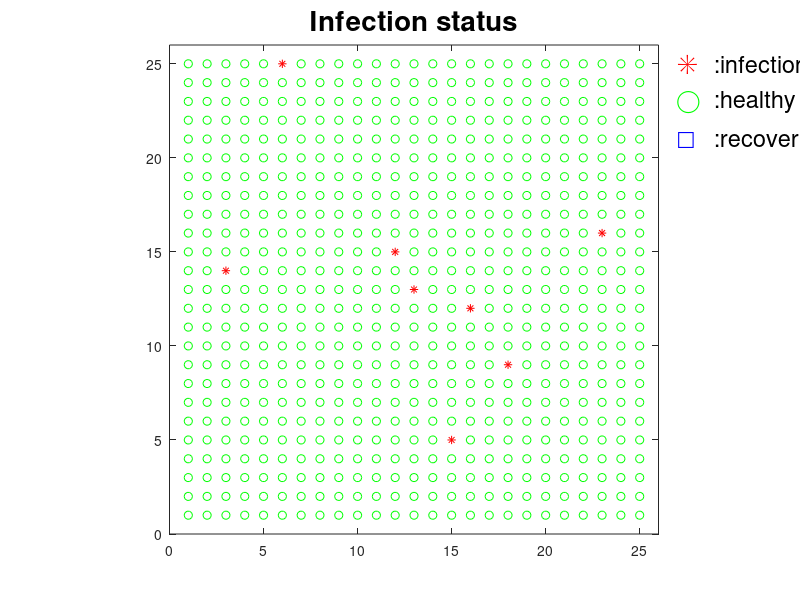
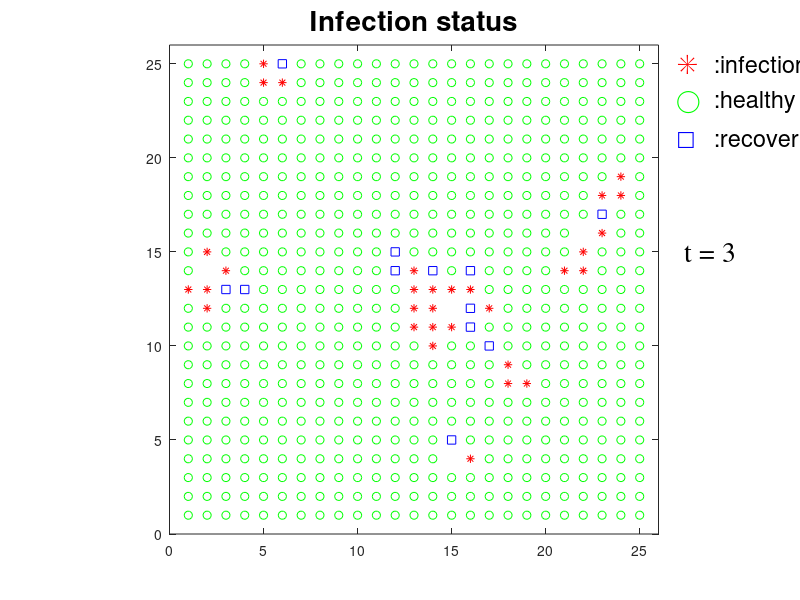
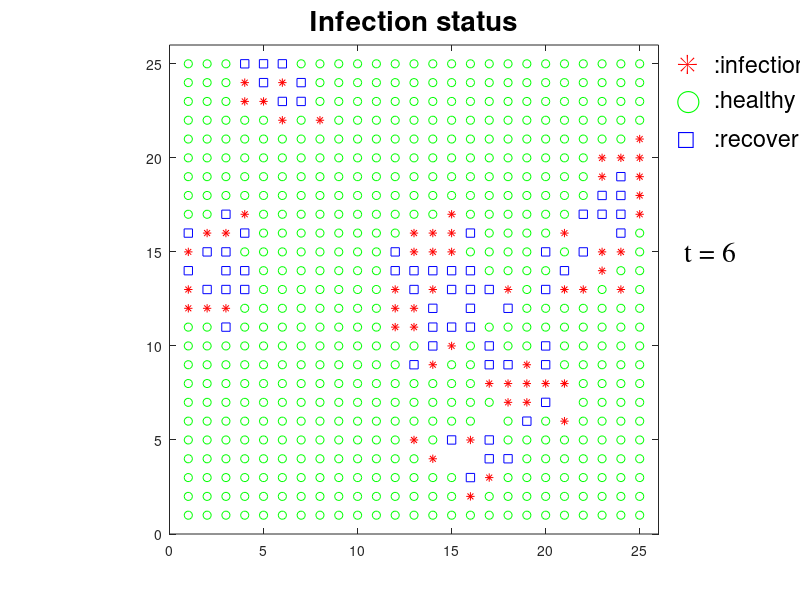
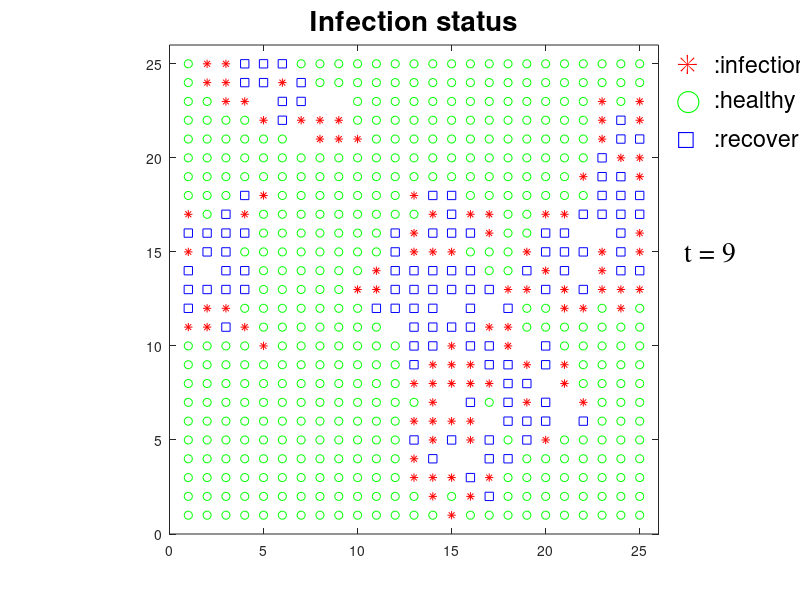

The MATLAB source for these figures, in order: (Note: a time limit stopped this script after it produced the figures.)
clear all;
close all;

%----------------------------------------------------------------
% 各種パラメータ及び初期設定
%----------------------------------------------------------------
nx = 25;
ny = 25;
range = 1;
N = nx * ny;

I = 0.2;        %感染率
R = 0.385;      %治癒率
D = 0.05; %死亡率
F = 8;         %初期感染者数
nt_max = 60;
nt_interval = nt_max / 20;

infP = zeros(nx, ny);
infT = zeros(nx, ny);
infR = zeros(2 * range + 1, 2 * range + 1)
imm = zeros(nx, ny);
dead = zeros(nx, ny);

infP_trans = zeros(nt_max + 1, 1);
hltP_trans = zeros(nt_max + 1, 1);
deadP_trans = zeros(nt_max + 1, 1);
immP_trans = zeros(nt_max + 1, 1);

infP_trans(1, 1) = F;   %初期感染者数記録
hltP_trans(1, 1) = N;

for ii = 1 : F
    x = floor(nx * rand) + 1;
    y = floor(ny * rand) + 1;

    if x == 11 | y == 11
        ii = ii - 1;
    elseif infP(x, y) == 1
        ii = ii - 1;
    else
        infP(x, y) = 1;
        infT(x, y) = 1;
    end
end



i1p = zeros(nx, 1); i1m = zeros(nx, 1);
for ii = 1: nx
    i1m(ii) = ii - 1;
    i1p(ii) = ii + 1;
end
i1m(1) = 0; i1p(nx) = 0;

j1p = zeros(1, ny); j1m = zeros(1, ny);
for jj = 1: ny
    j1m(jj) = jj - 1;
    j1p(jj) = jj + 1;
end
j1m(1) = 0; j1p(ny) = 0;


n_fig = 2;
figure(n_fig); clf;

for x = 1 : nx
    for y = 1 : ny
        if infP(x, y) == 1
            plot(x, y,'r*');
            hold on;
        else
            plot(x, y,'go');
            hold on;
        end
    end
end

title('Infection status','fontsize',20);
axis([0, nx + 1, 0, ny + 1]);
axis('square');

% windowsで実行する際は以下コメントアウト
%-------------------------
text(nx + 2, ny,'✳︎','Color','red','fontsize',20); text(nx + 4, ny,':infection','fontsize',17);
text(nx + 2, ny - 2,'◯','Color','green','fontsize',16); text(nx + 4, ny - 2,':healthy','fontsize',17);
text(nx + 2, ny - 4,'□','Color','blue','fontsize',16); text(nx + 4, ny - 4,':recover','fontsize',17);
%-------------------------

eval(sprintf('print res/pand_%d.jpg', n_fig - 1));
n_fig = n_fig + 1;

for nt = 1 : nt_max
    for ii = 1 : nx
        for jj = 1 : ny

            if infP(ii, jj) == 1
                %感染拡大

                if infT(ii, jj) > 0
                    pandArray = rand(3, 3);

                    for x = 1 : 3
                        for y = 1 : 3
                            if pandArray(x, y) < I
                                pandArray(x, y) = 1;
                            else
                                pandArray(x, y) = 0;
                            end
                        end
                    end

                    if i1m(ii) == 0
                        for y = 1 : 3
                            pandArray(1, y) = 0;
                        end
                    end

                    if i1p(ii) == 0
                        for y = 1 : 3
                            pandArray(3, y) = 0;
                        end
                    end

                    if j1m(jj) == 0
                        for x = 1 : 3
                            pandArray(x, 1) = 0;
                        end
                    end

                    if j1p(jj) == 0
                        for x = 1 : 3
                            pandArray(x, 3) = 0;
                        end
                    end
                    %pandArray

                    for x = 1 : 3
                        for y = 1 : 3
                            if pandArray(x, y) == 1
                                if imm(ii + x - 2, jj + y - 2) == 0
                                    infP(ii + x - 2, jj + y - 2) = 1;
                                end
                            end
                        end
                    end

                end


                %回復,死亡関係
                infT(ii, jj) = infT(ii, jj) + 1;
                decision = rand;

                if decision > 1 - R / 2
                    infP(ii, jj) = 0;
                    imm(ii, jj) = 1;
                else
                    if decision < D
                        dead(ii, jj) = 1;
                    end
                end

            end


            if infP(ii, jj) == 1
                infP_trans(nt + 1, 1) = infP_trans(nt + 1, 1) + 1;
            end

            if dead(ii, jj) == 1
                deadP_trans(nt + 1, 1) = deadP_trans(nt + 1, 1) + 1;
            end

            if imm(ii, jj) == 1
                immP_trans(nt + 1, 1) = immP_trans(nt + 1, 1) + 1;
            end

        end
        hltP_trans(nt + 1, 1) = N;
    end



    if mod(nt, nt_interval) == 0


        figure(n_fig); clf;

        for x = 1 : nx
            for y = 1 : ny
                if dead(x, y) == 0
                    if imm(x, y) == 1
                        plot(x, y, 'bs')
                    else
                        if infP(x, y) == 1
                            plot(x, y,'r*');
                            hold on;
                        else
                            plot(x, y,'go');
                            hold on;
                        end
                    end
                end
            end
        end

        title('Infection status','fontsize',20);
        text(nx + 2, ny - 10, [' t = ', num2str(nt)], 'fontsize', 20, 'fontname', 'times');

        % windowsで実行する際は以下コメントアウト
        %-------------------------
        text(nx + 2, ny,'✳︎','Color','red','fontsize',20); text(nx + 4, ny,':infection','fontsize',17);
        text(nx + 2, ny - 2,'◯','Color','green','fontsize',16); text(nx + 4, ny - 2,':healthy','fontsize',17);
        text(nx + 2, ny - 4,'□','Color','blue','fontsize',16); text(nx + 4, ny - 4,':recover','fontsize',17);
        %-------------------------

        axis([0, nx + 1, 0, ny + 1]);

        axis('square');
        eval(sprintf('print res/pand_%d.jpg', n_fig - 1));

        n_fig = n_fig + 1;
    end
end


figure(1); clf;
plot(hltP_trans, '-g');
hold on;
plot(immP_trans, '-b');
hold on;
plot(deadP_trans, '-k');
hold on;
plot(infP_trans, '-r');
hold on;
legend('all','recover', 'dead', 'infection')
xlabel('t','fontsize', 20, 'fontname', 'times');
ylabel('Number of people', 'fontsize', 20, 'fontname', 'times');
ax = gca; set(ax, 'plotboxaspectratio', [1.5,1,1]);
print res/statistics.jpg
